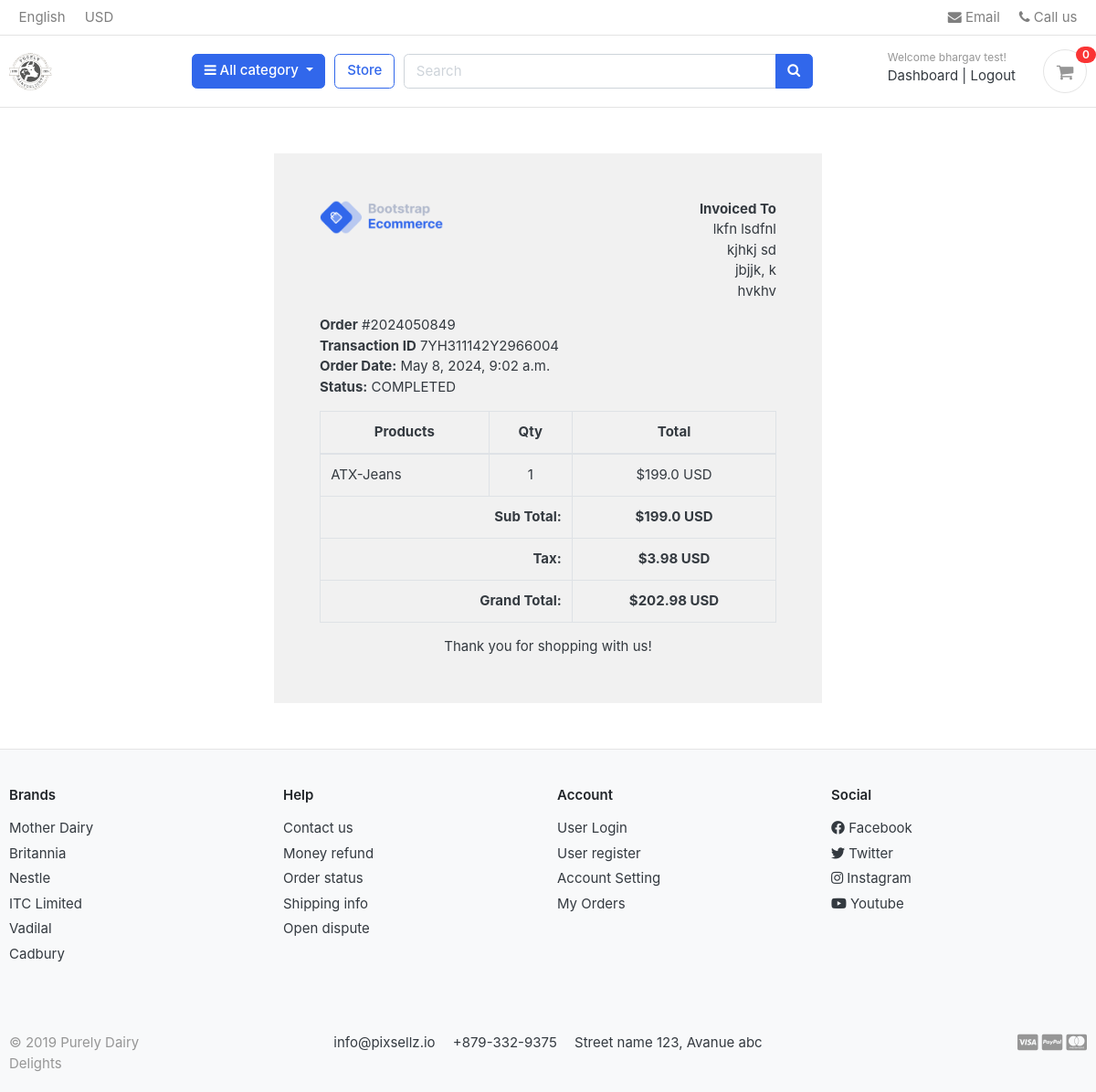
Page /accounts/order_detail/2024050849/ (signed in) on the committed database.
### accounts/models.py (models this page shows, shortened)
class Account(AbstractBaseUser):
    first_name      = models.CharField(max_length=50)
    last_name       = models.CharField(max_length=50)
    username        = models.CharField(max_length=50, unique=True)
    email           = models.EmailField(max_length=100, unique=True)
    phone_number    = models.CharField(max_length=50)
    date_joined     = models.DateTimeField(auto_now_add=True)
    last_login      = models.DateTimeField(auto_now_add=True)
    is_admin        = models.BooleanField(default=False)
    is_staff        = models.BooleanField(default=False)
    is_active        = models.BooleanField(default=False)
    is_superadmin        = models.BooleanField(default=False)
    USERNAME_FIELD = 'email'
    REQUIRED_FIELDS = ['username', 'first_name', 'last_name']
    objects = MyAccountManager()

### orders/models.py (models this page shows, shortened)
class Order(models.Model):
    STATUS = (
        ('New', 'New'),
        ('Accepted', 'Accepted'),
        ('Completed', 'Completed'),
        ('Cancelled', 'Cancelled'),
    )
    user = models.ForeignKey(Account, on_delete=models.SET_NULL, null=True)
    payment = models.ForeignKey(Payment, on_delete=models.SET_NULL, blank=True, null=True)
    order_number = models.CharField(max_length=20)
    first_name = models.CharField(max_length=50)
    last_name = models.CharField(max_length=50)
    phone = models.CharField(max_length=15)
    email = models.EmailField(max_length=50)
    address_line_1 = models.CharField(max_length=50)
    address_line_2 = models.CharField(max_length=50, blank=True)
    country = models.CharField(max_length=50)
    state = models.CharField(max_length=50)
    city = models.CharField(max_length=50)
    order_note = models.CharField(max_length=100, blank=True)
    order_total = models.FloatField()
    tax = models.FloatField()
    status = models.CharField(max_length=10, choices=STATUS, default='New')
    ip = models.CharField(blank=True, max_length=20)
    is_ordered = models.BooleanField(default=False)
    created_at = models.DateTimeField(auto_now_add=True)
    updated_at = models.DateTimeField(auto_now=True)
    def full_name(self):
        return f'{self.first_name} {self.last_name}'
    def full_address(self):
        return f'{self.address_line_1} {self.address_line_2}'

class Payment(models.Model):
    user = models.ForeignKey(Account, on_delete=models.CASCADE)
    payment_id = models.CharField(max_length=100)
    payment_method = models.CharField(max_length=100)
    amount_paid = models.CharField(max_length=100) # this is the total amount paid
    status = models.CharField(max_length=100)
    created_at = models.DateTimeField(auto_now_add=True)

class OrderProduct(models.Model):
    order = models.ForeignKey(Order, on_delete=models.CASCADE)
    payment = models.ForeignKey(Payment, on_delete=models.SET_NULL, blank=True, null=True)
    user = models.ForeignKey(Account, on_delete=models.CASCADE)
    product = models.ForeignKey(Product, on_delete=models.CASCADE)
    quantity = models.IntegerField()
    product_price = models.FloatField()
    ordered = models.BooleanField(default=False)
    created_at = models.DateTimeField(auto_now_add=True)
    updated_at = models.DateTimeField(auto_now=True)

### store/models.py (models this page shows, shortened)
class Product(models.Model):
    product_name    = models.CharField(max_length=200, unique=True)
    slug            = models.SlugField(max_length=200, unique=True)
    description     = models.TextField(max_length=500, blank=True)
    price           = models.IntegerField()
    images          = models.ImageField(upload_to='photos/products')
    stock           = models.IntegerField()
    is_available    = models.BooleanField(default=True)
    category        = models.ForeignKey(Category, on_delete=models.CASCADE)
    created_date    = models.DateTimeField(auto_now_add=True)
    modified_date   = models.DateTimeField(auto_now=True)

### accounts/views.py (the view)
# urls.py: path('order_detail/<int:order_id>/', views.order_detail, name='order_detail'),
@login_required(login_url='login')
def order_detail(request, order_id):
    order_detail = OrderProduct.objects.filter(order__order_number=order_id)
    order = Order.objects.get(order_number=order_id)
    subtotal = 0
    for i in order_detail:
        subtotal += i.product_price * i.quantity
    context = {
        'order_detail': order_detail,
        'order': order,
        'subtotal': subtotal,
    }
    return render(request, 'accounts/order_detail.html', context)

### carts/context_processors.py (called while the page is built)
def counter(request):
    cart_count = 0
    if 'admin' in request.path:
        return {}
    else:
        try:
            cart = Cart.objects.filter(cart_id=_cart_id(request))
            if request.user.is_authenticated:
                cart_items = CartItem.objects.all().filter(user=request.user)
            else:
                cart_items = CartItem.objects.all().filter(cart=cart[:1])
            for cart_item in cart_items:
                cart_count += cart_item.quantity
        except Cart.DoesNotExist:
            cart_count = 0
    return dict(cart_count=cart_count)

### carts/views.py (called while the page is built)
def _cart_id(request):
    cart = request.session.session_key
    if not cart:
        cart = request.session.create()
    return cart

### category/context_processors.py (called while the page is built)
def menu_links(request):
    links = Category.objects.all()
    return dict(links=links)

### category/models.py (called while the page is built)
    def get_url(self):
            return reverse('products_by_category', args=[self.slug])

### templates/accounts/order_detail.html (shortened to what this page needs)
{% extends 'base.html' %}
{% load static %}
{% block content %}
<div class="container" style="margin: 0 auto;width: 50%;padding: 50px;background: #f1f1f1;margin-top: 50px;margin-bottom: 50px;">
    <div class="row invoice row-printable">
        <div class="col-md-12">
            <div class="panel panel-default plain" id="dash_0">
                <div class="panel-body p30">
                    <div class="row">
                        <div class="col-lg-6">
                            <div class="invoice-logo"><img src="{% static '/images/logo.png' %}" alt="Invoice logo" style="max-height: 40px;"></div>
                        </div>
                        <div class="col-lg-6">
                            <div class="invoice-from">
                                <ul class="list-unstyled text-right">
                                    <li><strong>Invoiced To</strong></li>
                                    <li>{{order.full_name}}</li>
                                    <li>{{order.full_address}}</li>
                                    <li>{{order.city}}, {{order.state}}</li>
                                    <li>{{order.country}}</li>
                                </ul>
                            </div>
                        </div>
                        <div class="col-lg-12">
                            <div class="invoice-details mt25">
                                <div class="well">
                                    <ul class="list-unstyled mb0">
                                        <li><strong>Order</strong> #{{order.order_number}}</li>
                                        <li><strong>Transaction ID</strong> {{order.payment.payment_id}}</li>
                                        <li><strong>Order Date:</strong> {{order.created_at}}</li>
                                        <li><strong>Status:</strong> {{order.payment.status}}</li>
                                    </ul>
                                </div>
                            </div>
                            <div class="invoice-items">
                                <div class="table-responsive" style="overflow: hidden; outline: none;" tabindex="0">
                                    <table class="table table-bordered">
                                        <thead>
                                            <tr>
                                                <th class="per70 text-center">Products</th>
                                                <th class="per5 text-center">Qty</th>
                                                <th class="per25 text-center">Total</th>
                                            </tr>
                                        </thead>
                                        <tbody>
                                          {% for item in order_detail %}
                                            <tr>
                                                <td>{{item.product.product_name}}
                                                </td>
                                                <td class="text-center">{{item.quantity}}</td>
                                                <td class="text-center">${{item.product_price}} USD</td>
                                            </tr>
                                          {% endfor %}
                                        </tbody>
                                        <tfoot>
                                            <tr>
                                                <th colspan="2" class="text-right">Sub Total:</th>
                                                <th class="text-center">${{subtotal}} USD</th>
                                            </tr>
                                            <tr>
                                                <th colspan="2" class="text-right">Tax:</th>
                                                <th class="text-center">${{order.tax}} USD</th>
                                            </tr>
                                            <tr>
                                                <th colspan="2" class="text-right">Grand Total:</th>
                                                <th class="text-center">${{order.order_total}} USD</th>
                                            </tr>
                                        </tfoot>
                                    </table>
                                </div>
                            </div>
                            <div class="invoice-footer mt25">
                                <p class="text-center">Thank you for shopping with us!</p>
                            </div>
                        </div>
                    </div>
                </div>
            </div>
        </div>
    </div>
    </div>
{% endblock %}

### templates/includes/navbar.html (shortened to what this page needs)
{%load static%}
<header class="section-header">
  <nav class="navbar p-md-0 navbar-expand-sm navbar-light border-bottom">
  <div class="container">
    <div class="collapse navbar-collapse" id="navbarTop4">
      <ul class="navbar-nav mr-auto">
        <li class="nav-item dropdown">
         <a href="#" class="nav-link">   English </a>
      </li>
      <li class="nav-item dropdown">
        <a href="#" class="nav-link"> USD </a>
      </li>
      </ul>
      <ul class="navbar-nav">
      <li><a href="#" class="nav-link"> <i class="fa fa-envelope"></i> Email </a></li>
      <li><a href="#" class="nav-link"> <i class="fa fa-phone"></i> Call us </a></li>
    </ul>
    </div>
  </div>
  </nav>
  <section class="header-main border-bottom">
    <div class="container">
  <div class="row align-items-center">
    <div class="col-lg-2 col-md-3 col-6">
      <a href="{% url 'home' %}" class="brand-wrap">
        <img class="logo" src="{% static 'images/logos/Purely Dairy Delights.png'%}">
    </a>
    </div>
    <div class="col-lg col-sm col-md col-6 flex-grow-0">
      <div class="category-wrap dropdown d-inline-block float-right">
        <button type="button" class="btn btn-primary dropdown-toggle" data-toggle="dropdown">
          <i class="fa fa-bars"></i> All category
        </button>
      </div>
    </div>
    <a href="{% url 'store' %}" class="btn btn-outline-primary">Store</a>
  <div class="col-lg  col-md-6 col-sm-12 col">
    <form action="{% url 'search' %}" class="search" method='GET'>
      <div class="input-group w-100">
          <input type="text" class="form-control" style="width:60%;" placeholder="Search" name="keyword">
          <div class="input-group-append">
            <button class="btn btn-primary" type="submit">
              <i class="fa fa-search"></i>
            </button>
            </div>
          </div>
      </form>
    </div>
    <div class="col-lg-3 col-sm-6 col-8 order-2 order-lg-3">
          <div class="d-flex justify-content-end mb-3 mb-lg-0">
            {% if user.id is None %}
            <div class="widget-header">
              <small class="title text-muted">Welcome guest!</small>
              <div>
                <a href="{% url 'login' %}">Sign in</a> <span class="dark-transp"> | </span>
                <a href="{% url 'register' %}"> Register</a>
              </div>
            </div>
            {% else %}
            <div class="widget-header">
              <small class="title text-muted">Welcome {{user.first_name}}!</small>
              <div>
                <a href="{% url 'dashboard' %}">Dashboard</a> <span class="dark-transp"> | </span>
                <a href="{% url 'logout' %}"> Logout</a>
              </div>
            </div>
            {% endif %}
            <a href="{% url 'cart' %}" class="widget-header pl-3 ml-3">
              <div class="icon icon-sm rounded-circle border"><i class="fa fa-shopping-cart"></i></div>
              <span class="badge badge-pill badge-danger notify">{{cart_count}}</span>
            </a>
          </div>
        </div>
  </div>
    </div>
  </section>

### static/css/ui.css (style rules this page uses)
html { font-family: "Inter", sans-serif; font-size: 15px; }
.icon-xs, .icon-sm, .icon-md, .icon-lg { display: inline-block; text-align: center; flex-shrink: 0; flex-grow: 0; }
.icon-sm { width: 48px; height: 48px; line-height: 48px !important; font-size: 20px; }
p:last-child { margin-bottom: 0; }
.header-main { position: relative; padding-top: 1rem; padding-bottom: 1rem; }
.brand-wrap .logo, .navbar-brand .logo { margin-right: 7px; max-height: 42px; display: inline-block; }
.widget-header { display: inline-block; vertical-align: middle; position: relative; }
.widget-header a { color: #343a40; }
.widget-header i { color: #969696; }
.widget-header .title { display: block; }
.widget-header .notify { position: absolute; top: -3px; right: -10px; }
[class*=list-] li:after { visibility: hidden; display: block; content: ""; overflow: hidden; height: 0; clear: both; }
.notify { position: absolute; top: -4px; right: -10px; display: inline-block; padding: 0.25em 0.6em; font-size: 12px; line-height: 1; text-align: center; border-radius: 3rem; color: #fff; background-color: #fa3434; }

### rows in the picture
Account: first_name "bhargav test"
Order: full_name "lkfn lsdfnl", full_address "kjhkj sd", city "jbjjk", state "k", country "hvkhv", order_number "2024050849", payment.payment_id "7YH311142Y2966004", created_at "May 8, 2024, 9:02 a.m.", payment.status "COMPLETED", tax "3.98", order_total "202.98"
OrderProduct: product.product_name "ATX-Jeans", quantity "1", product_price "199.0"

### other values in the picture
{{ cart_count }} "0"
{{ subtotal }} "199.0"
